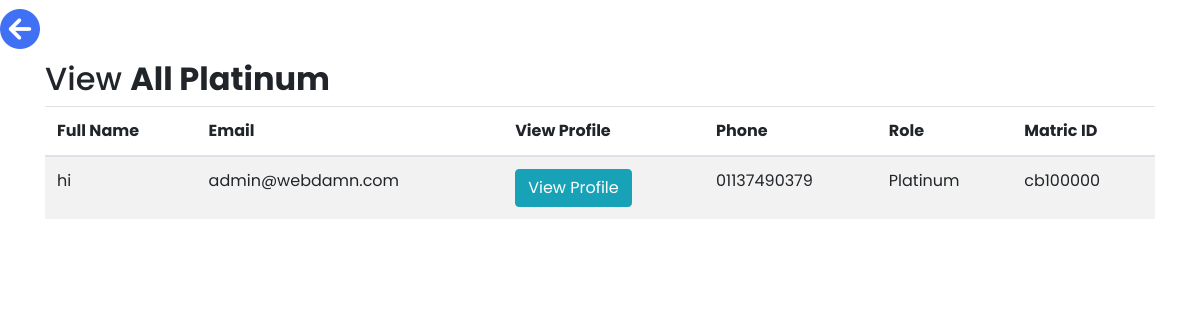
The page /viewPlatinum.php on the database its author committed.
### tables this page shows
CREATE TABLE `users` (
  `id` int(11) NOT NULL,
  `name` varchar(128) NOT NULL,
  `email` varchar(255) NOT NULL,
  `phone` varchar(30) NOT NULL,
  `role` varchar(30) NOT NULL,
  `matric` varchar(30) NOT NULL,
  `address` varchar(255) NOT NULL,
  `password` varchar(255) NOT NULL
);

### viewPlatinum.php (the view, shortened to what this page needs)
<!DOCTYPE html>
<html lang="en">
<head>
<link rel="stylesheet" href="https://stackpath.bootstrapcdn.com/bootstrap/4.5.0/css/bootstrap.min.css">
<link rel="stylesheet" href="https://maxcdn.bootstrapcdn.com/font-awesome/4.7.0/css/font-awesome.min.css">
<link rel="stylesheet" href="https://cdnjs.cloudflare.com/ajax/libs/font-awesome/6.2.1/css/all.min.css" />
<link rel="stylesheet" href="style.css">
</head>
<body>
	<div class="crud">
		<a href="login.php" style=" font-size: 40px; color:black; text-decoration:none;"><i class="fa fa-arrow-circle-left" aria-hidden="true" style="color:#4070f4"></i></i></a>
	</div>
<div class="container-xl">
	<div class="table-responsive">
		<div class="table-wrapper">
			<div class="table-title">
				<div class="row">
					<div class="col-sm-6">
						<h2>View <b>All Platinum</b></h2>
					</div>
				</div>
			</div>
			<table class="table table-striped table-hover">
				<thead>
					<tr>
						<th>Full Name</th>
						<th>Email</th>
            <th>View Profile</th>
						<th>Phone</th>
						<th>Role</th>
						<th>Matric ID</th>
					</tr>
				</thead>
				<tbody>
					<?php
					include 'database.php';
					$query = "SELECT * FROM users WHERE role='Platinum'";
					$mysqliquery = mysqli_query($conn, $query);
					while ($result = mysqli_fetch_assoc($mysqliquery)) {
						?>
						<tr>
							<td><?php echo $result['name']; ?></td>
							<td><?php echo $result['email']; ?></td>
              <td><a href="viewAllUserProfile.php?id=<?php echo $result['id']; ?>" class="btn btn-info">View Profile</a></td>
							<td><?php echo $result['phone']; ?></td>
							<td><?php echo $result['role']; ?></td>
							<td><?php echo $result['matric']; ?></td>
						</tr>
						<?php
					}
					?>
				</tbody>
			</table>
		</div>
	</div>
</div>
</body>
</html>

### style.css (style rules this page uses)
* { margin: 0; padding: 0; box-sizing: border-box; font-family: "Poppins", sans-serif; }

### rows shown on the page
users: name "hi", email "admin@webdamn.com", phone "01137490379", role "Platinum", matric "cb100000"
